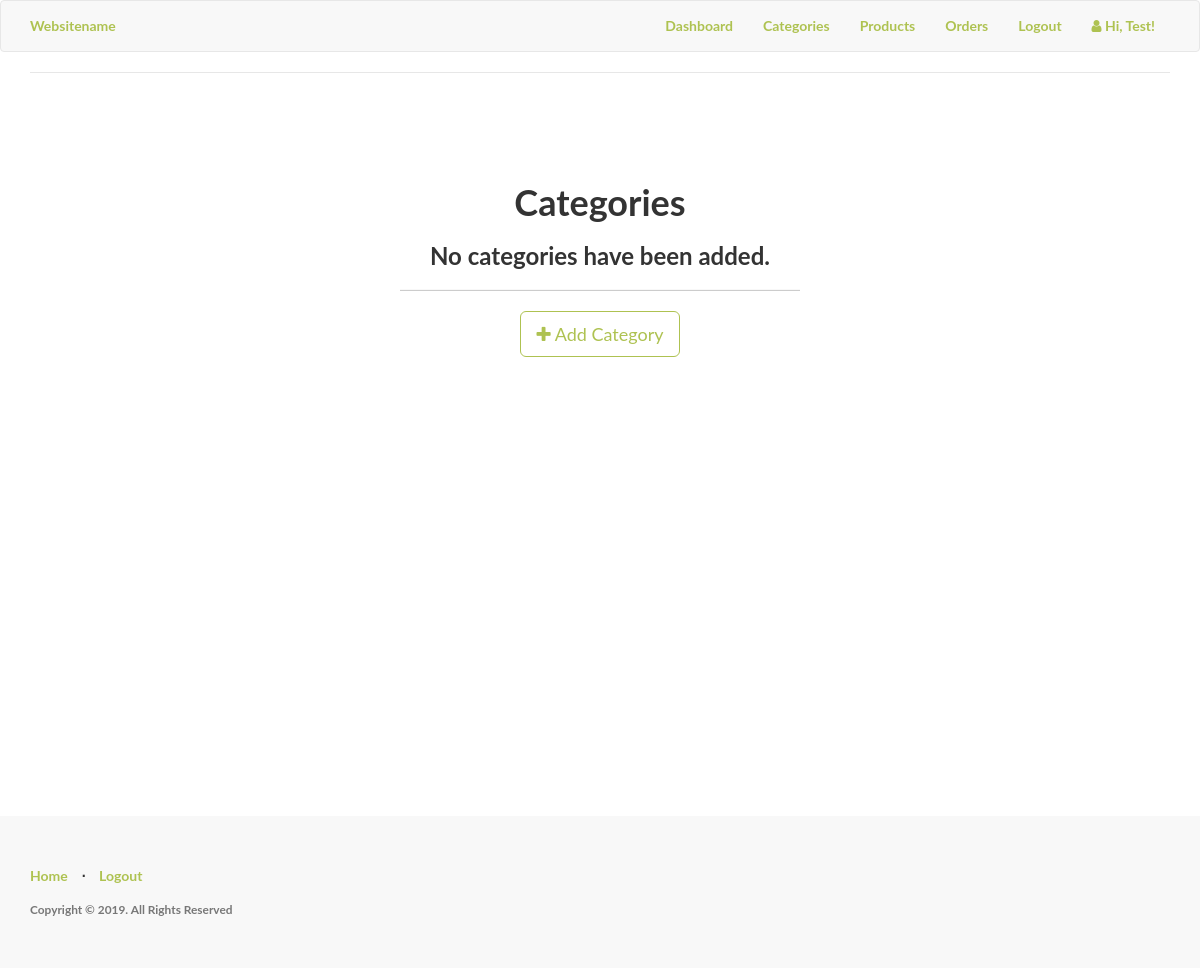
The app's page /admin/categories (signed in), older data.
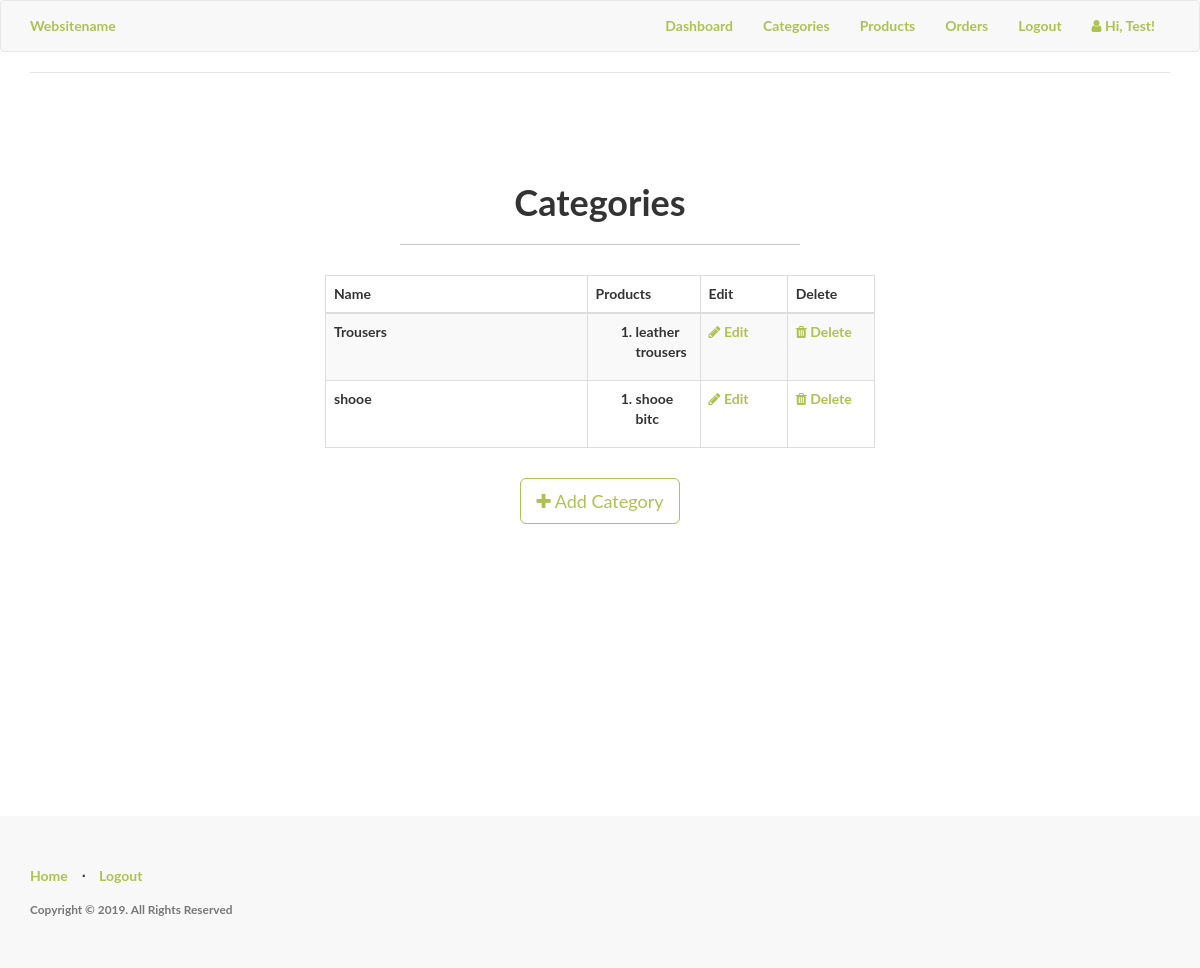
The same page, newer data.
### app/models.py (models this page shows, shortened)
class Categories(db.Model):
	id = db.Column(db.Integer, primary_key=True)
	category_name  = db.Column(db.String(20), index = True)
	product = db.relationship('Products', backref='products_categories')

class Products(db.Model):
	__tablename__ = 'product'
	id = db.Column(db.Integer, primary_key=True)
	product_name = db.Column(db.String(100), index=True)
	product_price = db.Column(db.Integer, index=True)
	product_image = db.Column(db.String(120),index=True)
	product_description = db.Column(db.String(200), index=True)
	product_stock = db.Column(db.Integer, index = True)
	product_size = db.Column(db.String(5), index = True)
	categories_id = db.Column(db.Integer, db.ForeignKey('categories.id'))
	'''
		foreign key for product.id
		test this weda its one order several products or several orders, serveral products
		using many to many for now
		#many many rel with order
	'''
	order = db.relationship("Order", secondary = association_table)

### app/admin/routes.py (the view)
@admin.route('/categories', methods = ['GET','POST'])
@login_required
def list_categories():
	check_admin()
	categories = Categories.query.all()
	return render_template('admin/categories/categories.html', title = "Product Categories",
		categories = categories)

### app/admin/routes.py (called while the page is built)
def check_admin():
	if not current_user.is_admin:
		abort(403)

### app/models.py (called while the page is built)
@login_manager.user_loader
def load_user(id):
    return User.query.get(int(id))

### app/templates/admin/categories/categories.html (shortened to what this page needs)
{% import "bootstrap/utils.html" as utils %}
{% extends "header.html" %}
{% block body %}
<div class="content-section">
  <div class="outer">
    <div class="middle">
      <div class="inner">
        <br/>
        <br/>
        <h1 style="text-align:center;">Categories</h1>
        {% if categories %}
          <hr class="intro-divider">
          <div class="center">
            <table class="table table-striped table-bordered">
              <thead>
                <tr>
                  <th width="45%"> Name </th>
                  <th width="15%"> Products</th>
                  <th width="15%"> Edit </th>
                  <th width="15%"> Delete </th>
                </tr>
              </thead>
              <tbody>
              {% for category in categories %}
                <tr>
                  <td> {{ category.category_name }} </td>
                    {% if category.product == [] %}
                    <td>
                      0
                    </td>
                    {% else %}
                  <td>
                      <ol>
                        {% for name in category.product %}
                          <li>
                            {{ name.product_name }}
                          </li>
                          {% endfor %}
                        </ol>
                  </td>
                  {% endif %}
                  <td>
                    <a href="{{ url_for('admin.edit_category', id=category.id) }}">
                      <i class="fa fa-pencil"></i> Edit
                    </a>
                  </td>
                  <td>
                    <a href="{{ url_for('admin.delete_category', id=category.id) }}">
                      <i class="fa fa-trash"></i> Delete
                    </a>
                  </td>
                </tr>
              {% endfor %}
              </tbody>
            </table>
          </div>
          <div style="text-align: center">
        {% else %}
          <div style="text-align: center">
            <h3> No categories have been added. </h3>
            <hr class="intro-divider">
        {% endif %}
          <a href="{{ url_for('admin.add_category') }}" class="btn btn-default btn-lg">
            <i class="fa fa-plus"></i>
            Add Category
          </a>
        </div>
      </div>
    </div>
  </div>
</div>
{% endblock %}

Row changes from the older to the newer data that the page shows:
added Categories: category_name "Trousers"
added Products: product_name "leather trousers", shown under "Trousers"
added Categories: category_name "shooe"
added Products: product_name "shooe bitc", shown under "shooe"
Text that changed along with them:
text no longer shown: "No categories have been added."
text now shown: "Name Products Edit Delete"
